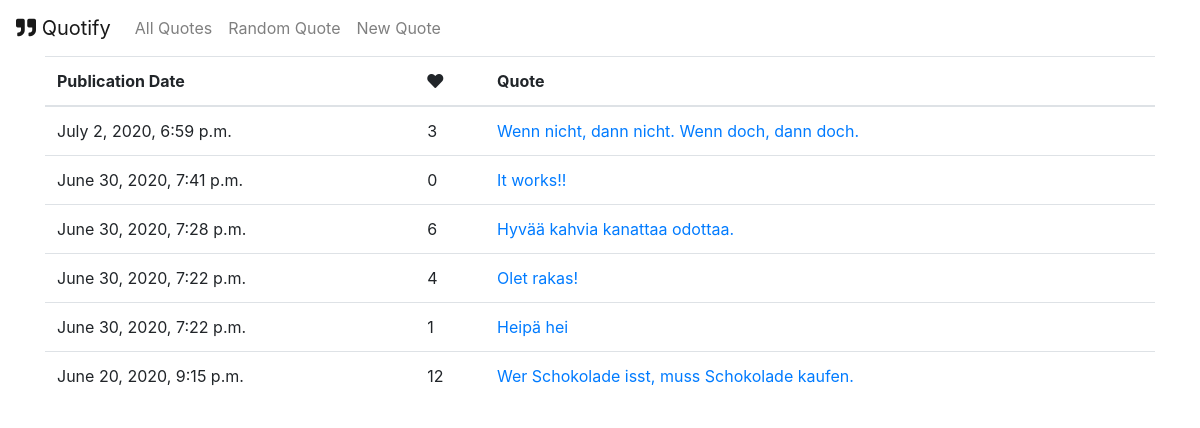
The app's page /, older data.
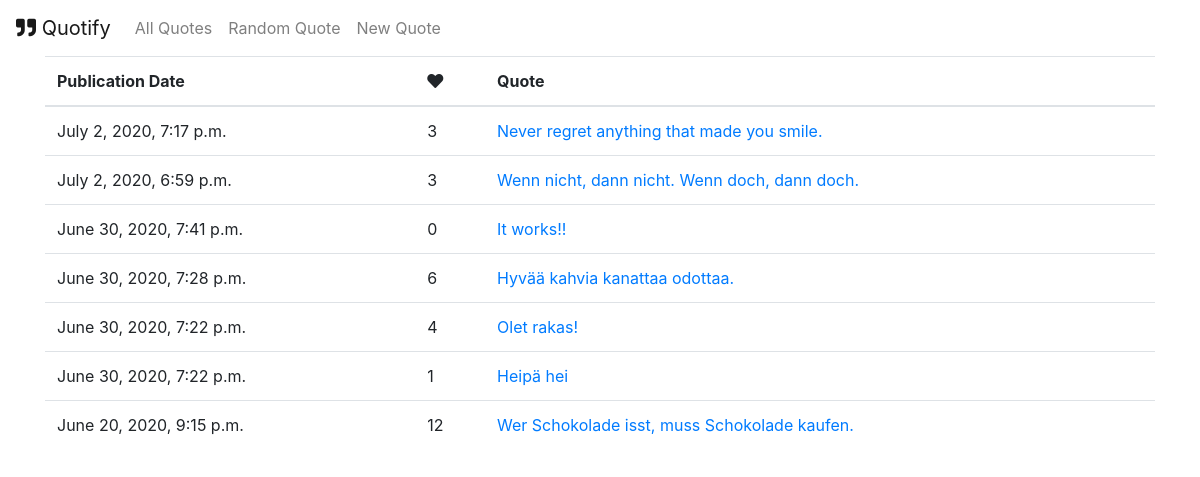
The same page, newer data.
### quotes/models.py (models this page shows, shortened)
class Quote(models.Model):
    quote_text = models.CharField(max_length=1000)
    pub_date = models.DateTimeField('date published', auto_now=True)
    likes = models.IntegerField(default=0)
    def __str__(self):
        return self.quote_text

### quotes/views.py (the view)
# urls.py: path('', views.IndexView.as_view(), name='index'),
class IndexView(generic.ListView):
    template_name = 'quotes/index.html'
    context_object_name = 'quote_list'
    def get_queryset(self):
        return Quote.objects.all().order_by('-pub_date')

### quotes/templates/quotes/index.html
{% extends 'quotes/base.html' %}
{% block content %}
    {% if quote_list %}
    <table class="table">
        <thead>
            <tr>
                <th scope="col">Publication Date</th>
                <th scope="col"><i class="fas fa-heart"></i></th>
                <th scope="col">Quote</th>
            </tr>
        </thead>
        <tbody>
            {% for quote in quote_list %}
            <tr>
                <td>{{ quote.pub_date }}</td>
                <td>{{ quote.likes }}</td>
                <td><a href="{% url 'quotes:detail' quote.id %}">{{ quote.quote_text }}</a></td>
            </tr>
            {% endfor %}
        </tbody>
    </table>
    {% else %}
        <p>No quotes available.</p>
    {% endif %}
{% endblock %}

Row changes from the older to the newer data that the page shows:
added Quote: pub_date "July 2, 2020, 7:17 p.m.", likes "3", quote_text "Never regret anything that made you smile."
